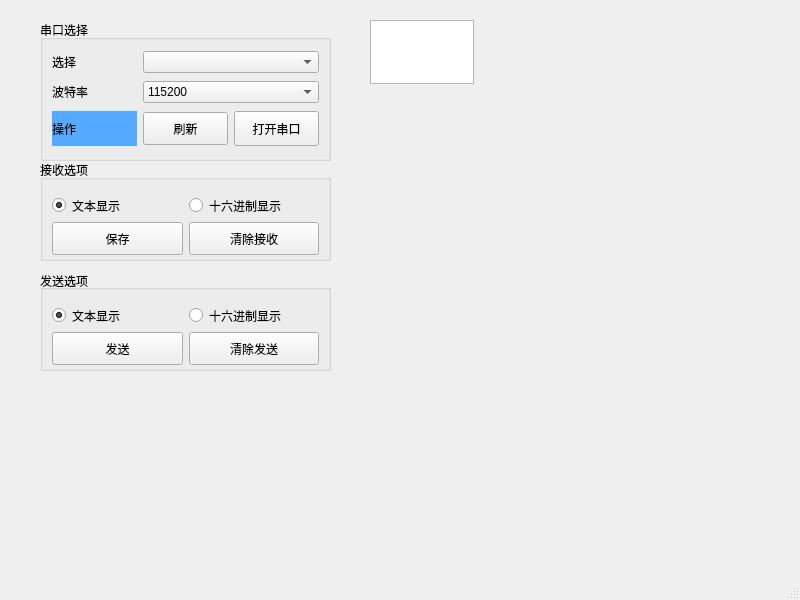
<?xml version="1.0" encoding="UTF-8"?>
<ui version="4.0">
 <class>MainWindow</class>
 <widget class="QMainWindow" name="MainWindow">
  <property name="geometry">
   <rect>
    <x>0</x>
    <y>0</y>
    <width>800</width>
    <height>600</height>
   </rect>
  </property>
  <property name="windowTitle">
   <string>串口调试助手</string>
  </property>
  <widget class="QWidget" name="centralwidget">
   <widget class="QPlainTextEdit" name="plainTextEdit">
    <property name="geometry">
     <rect>
      <x>370</x>
      <y>20</y>
      <width>104</width>
      <height>64</height>
     </rect>
    </property>
   </widget>
   <widget class="QGroupBox" name="groupBox">
    <property name="geometry">
     <rect>
      <x>40</x>
      <y>20</y>
      <width>291</width>
      <height>141</height>
     </rect>
    </property>
    <property name="title">
     <string>串口选择</string>
    </property>
    <layout class="QGridLayout" name="gridLayout_2">
     <item row="1" column="0">
      <widget class="QLabel" name="label_27">
       <property name="text">
        <string>波特率</string>
       </property>
      </widget>
     </item>
     <item row="0" column="0">
      <widget class="QLabel" name="label_26">
       <property name="maximumSize">
        <size>
         <width>90</width>
         <height>16777215</height>
        </size>
       </property>
       <property name="text">
        <string>选择</string>
       </property>
      </widget>
     </item>
     <item row="1" column="1" colspan="2">
      <widget class="QComboBox" name="comboBox_baud">
       <item>
        <property name="text">
         <string>115200</string>
        </property>
       </item>
       <item>
        <property name="text">
         <string>9600</string>
        </property>
       </item>
       <item>
        <property name="text">
         <string>38400</string>
        </property>
       </item>
      </widget>
     </item>
     <item row="2" column="0">
      <widget class="QLabel" name="label_28">
       <property name="styleSheet">
        <string notr="true">background:rgb(85, 170, 255)</string>
       </property>
       <property name="text">
        <string>操作</string>
       </property>
      </widget>
     </item>
     <item row="0" column="1" colspan="2">
      <widget class="QComboBox" name="comboBox_com"/>
     </item>
     <item row="2" column="2">
      <widget class="QPushButton" name="pushButton_uart_sw">
       <property name="minimumSize">
        <size>
         <width>0</width>
         <height>35</height>
        </size>
       </property>
       <property name="text">
        <string>打开串口</string>
       </property>
      </widget>
     </item>
     <item row="2" column="1">
      <widget class="QPushButton" name="pushButton_uart_rfresh">
       <property name="sizePolicy">
        <sizepolicy hsizetype="Minimum" vsizetype="Fixed">
         <horstretch>0</horstretch>
         <verstretch>0</verstretch>
        </sizepolicy>
       </property>
       <property name="minimumSize">
        <size>
         <width>0</width>
         <height>33</height>
        </size>
       </property>
       <property name="baseSize">
        <size>
         <width>0</width>
         <height>0</height>
        </size>
       </property>
       <property name="layoutDirection">
        <enum>Qt::LeftToRight</enum>
       </property>
       <property name="text">
        <string>刷新</string>
       </property>
       <property name="iconSize">
        <size>
         <width>12</width>
         <height>12</height>
        </size>
       </property>
      </widget>
     </item>
    </layout>
   </widget>
   <widget class="QGroupBox" name="groupBox_2">
    <property name="geometry">
     <rect>
      <x>40</x>
      <y>160</y>
      <width>291</width>
      <height>101</height>
     </rect>
    </property>
    <property name="title">
     <string>接收选项</string>
    </property>
    <layout class="QGridLayout" name="gridLayout">
     <item row="0" column="0">
      <widget class="QRadioButton" name="radioButton_show_ascii">
       <property name="minimumSize">
        <size>
         <width>0</width>
         <height>33</height>
        </size>
       </property>
       <property name="text">
        <string>文本显示</string>
       </property>
       <property name="checkable">
        <bool>true</bool>
       </property>
       <property name="checked">
        <bool>true</bool>
       </property>
       <property name="autoExclusive">
        <bool>true</bool>
       </property>
      </widget>
     </item>
     <item row="0" column="1">
      <widget class="QRadioButton" name="radioButton_show_hex">
       <property name="minimumSize">
        <size>
         <width>0</width>
         <height>33</height>
        </size>
       </property>
       <property name="text">
        <string>十六进制显示</string>
       </property>
       <property name="checked">
        <bool>false</bool>
       </property>
      </widget>
     </item>
     <item row="1" column="0">
      <widget class="QPushButton" name="pushButton_save">
       <property name="minimumSize">
        <size>
         <width>0</width>
         <height>33</height>
        </size>
       </property>
       <property name="text">
        <string>保存</string>
       </property>
      </widget>
     </item>
     <item row="1" column="1">
      <widget class="QPushButton" name="pushButton_clean">
       <property name="minimumSize">
        <size>
         <width>0</width>
         <height>33</height>
        </size>
       </property>
       <property name="text">
        <string>清除接收</string>
       </property>
      </widget>
     </item>
    </layout>
   </widget>
   <widget class="QGroupBox" name="groupBox_3">
    <property name="geometry">
     <rect>
      <x>40</x>
      <y>270</y>
      <width>291</width>
      <height>101</height>
     </rect>
    </property>
    <property name="title">
     <string>发送选项</string>
    </property>
    <property name="alignment">
     <set>Qt::AlignLeading|Qt::AlignLeft|Qt::AlignVCenter</set>
    </property>
    <layout class="QGridLayout" name="gridLayout_3">
     <item row="0" column="0">
      <widget class="QRadioButton" name="radioButton_tx_ascii">
       <property name="minimumSize">
        <size>
         <width>0</width>
         <height>33</height>
        </size>
       </property>
       <property name="text">
        <string>文本显示</string>
       </property>
       <property name="checkable">
        <bool>true</bool>
       </property>
       <property name="checked">
        <bool>true</bool>
       </property>
       <property name="autoExclusive">
        <bool>true</bool>
       </property>
      </widget>
     </item>
     <item row="0" column="1">
      <widget class="QRadioButton" name="radioButton_tx_hex">
       <property name="minimumSize">
        <size>
         <width>0</width>
         <height>33</height>
        </size>
       </property>
       <property name="text">
        <string>十六进制显示</string>
       </property>
       <property name="checked">
        <bool>false</bool>
       </property>
      </widget>
     </item>
     <item row="1" column="0">
      <widget class="QPushButton" name="pushButton_tx">
       <property name="minimumSize">
        <size>
         <width>0</width>
         <height>33</height>
        </size>
       </property>
       <property name="text">
        <string>发送</string>
       </property>
      </widget>
     </item>
     <item row="1" column="1">
      <widget class="QPushButton" name="pushButton_clean_tx">
       <property name="minimumSize">
        <size>
         <width>0</width>
         <height>33</height>
        </size>
       </property>
       <property name="text">
        <string>清除发送</string>
       </property>
      </widget>
     </item>
    </layout>
   </widget>
  </widget>
  <widget class="QMenuBar" name="menubar">
   <property name="geometry">
    <rect>
     <x>0</x>
     <y>0</y>
     <width>800</width>
     <height>18</height>
    </rect>
   </property>
  </widget>
  <widget class="QStatusBar" name="statusbar"/>
 </widget>
 <resources/>
 <connections/>
</ui>
